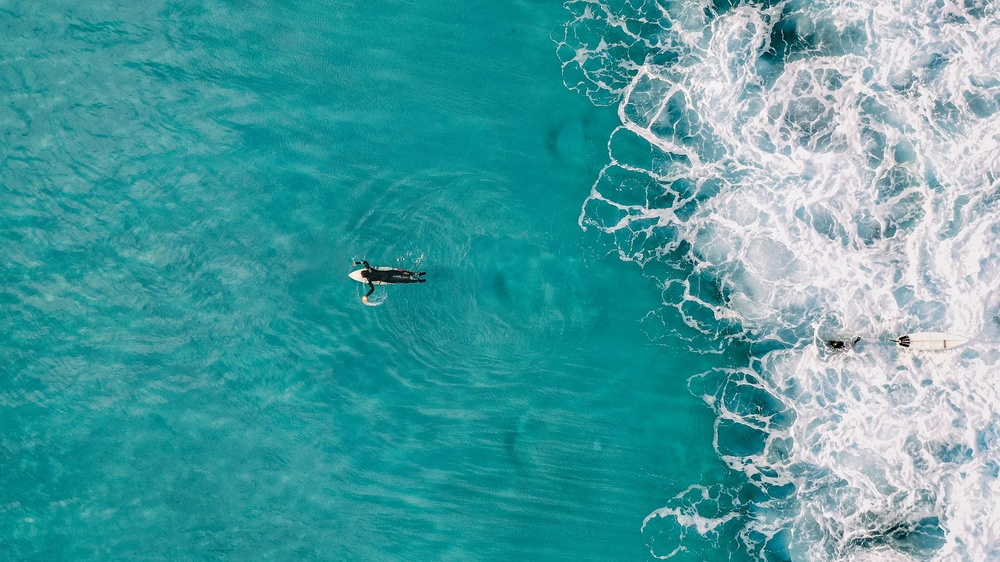
//> input picture Assignments/Assignment1/Requirements/sampleIp/sample1.jpeg, 1000 x 562 px, shrunk from 1920 x 1079 before the run
$ ./2024201066_A1_Q4 Requirements/sampleIp/sample1.jpeg out.png 100 100   (built with g++ and OpenCV 4)
//> lines starting //> are read from the running program, lines starting //| are printed output that depends on the picture
#include <opencv2/opencv.hpp>
#include <iostream>
#include <cmath>
using namespace cv;
using namespace std;

    template<typename T>
    class MyVect {

    private:
        T* data;
        size_t size;
        size_t cap;

        // Resize the array with new array and delete old array
        // [9 lines left out: function resize, not called in this run]

    public:
        // Default constrctor
        // [5 lines left out: function MyVect, not called in this run]

        // Constructor with initialsation of size parameter
        explicit MyVect(size_t init) {
            size = init;
            cap = init;
            data = new T[cap];

            // Initialize elements to default value for type
            for (size_t i = 0; i < size; i++) {
                data[i] = T(); // Default constructor of T type
            }
        }

        // Destructor
        ~MyVect() {
            delete[] data; //  Free/release the allocated memory
        }

        // fetch the current size of My vector
        size_t getSize() const {
            return size;
        }

        // Accessing  element by indexes
        T& operator[](size_t ind) {
            if (ind >= size) {
                throw out_of_range("Index out of bounds, check range of array.");
            }
            return data[ind];
        }

        // Accessing element by index const keyword to restrict to size for My Vector
        const T& operator[](size_t ind) const {
            if (ind >= size) {
                throw out_of_range("Index are out of bounds, check range of array.");
            return data[ind];
            }
        }

        // Add an element to the end of the My vector
        // [9 lines left out: function pushBack, not called in this run]

        // Clear all the stored elements in My Vector
        void clear() {
            size = 0;
        }
    };


    const int VERTICAL = 0;
    const int  HORIZONTAL = 1;
    const int seamDisplayTime = 45;
    const string windowName = "SEAM-CARVING";

    // This function finds the vertical direction seam in image with the lowest energy
    MyVect<int> getVerticalSeam(Mat& energyMat) {
        int rows = energyMat.rows;
        int cols = energyMat.cols;
        Mat pathCost(rows, cols, CV_64F, Scalar(DBL_MAX));
        Mat backtrackSeam(rows, cols, CV_32S, Scalar(-1));
        int dcol[3] = {-1, 0 , 1};

        // Initializes only the first row of the pathCost matrix with the energy values
        for (int j = 0; j < cols; ++j) {
            pathCost.at<double>(0, j) = energyMat.at<uchar>(0, j);
        }
        // Iterating to fill backtrackSeam matrix and the remaining values of pathCost
        for (int i = 1; i < rows; i++) {
            for (int j = 0; j < cols; j++) {

                double minmCost = DBL_MAX;
                for (int k = 0; k < 3; k++) {
                    int dcolm = j + dcol[k];
                    if (dcolm >= 0 && dcolm < cols) {
                        if( pathCost.at<double>(i - 1, dcolm) < minmCost ) {
                            minmCost = pathCost.at<double>(i - 1, dcolm);
                            backtrackSeam.at<int>(i, j) = dcolm;
                        }
                    }
                }
                pathCost.at<double>(i, j) = minmCost + energyMat.at<uchar>(i, j);
            }
        }

        // Tracing back to find the minimum seam path
        MyVect<int> seamTrace(rows);
        int minCol = 0;
        double minVal = DBL_MAX;

        // finding min value in last row
        for (int j = 0; j < cols; ++j) {
            if (pathCost.at<double>(rows - 1, j) < minVal) {
                minVal = pathCost.at<double>(rows - 1, j);
                minCol = j;
            }
        }
        // finding min path from min value of last row
        for (int i = rows - 1; minCol != -1 && i >= 0; --i) {
            seamTrace[i] = minCol;
            minCol = backtrackSeam.at<int>(i, minCol);
        }

        return seamTrace;
    }

    // This function identifies the horizontal direction seam in image with the lowest energy
    MyVect<int> getHorizontalSeam(Mat& energyMat) {
        int rows = energyMat.rows;
        int cols = energyMat.cols;

        Mat pathCost(rows, cols, CV_64F, Scalar(DBL_MAX));
        Mat backtrackSeam(rows, cols, CV_32S, Scalar(-1));
        int drow[3] = {-1, 0 , 1};

        // Initializes only the first row of the pathCost matrix with the energy values
        for (int i = 0; i < rows; ++i) {
            pathCost.at<double>(i, 0) = energyMat.at<uchar>(i, 0);
        }

        // Iterating to fill backtrackSeam matrix and the remaining values of pathCost
        for (int j = 1; j < cols; j++) {
            for (int i = 0; i < rows; i++) {

                double minmCost = DBL_MAX;
                for (int k = 0; k < 3; k++) {
                     int droww = i + drow[k];

                    if (droww >= 0 && droww < rows) {
                        if( pathCost.at<double>(droww, j - 1) < minmCost ) {
                            minmCost = pathCost.at<double>(droww, j - 1);
                            backtrackSeam.at<int>(i, j) = droww;
                        }
                    }
                }
                pathCost.at<double>(i, j) = minmCost + energyMat.at<uchar>(i, j);
            }
        }


        // Tracing back to find the minimum seam path
        MyVect<int> seamTrace(cols);
        int minRow = 0;
        double minVal = DBL_MAX;
        for (int i = 0; i < rows; i++) {
            if (pathCost.at<double>(i, cols - 1) < minVal) {
                minVal = pathCost.at<double>(i, cols - 1);
                minRow = i;
            }
        }

        for (int j = cols - 1; j >= 0; j--) {
            seamTrace[j] = minRow;
            minRow = backtrackSeam.at<int>(minRow, j);
        }

        return seamTrace;
    }

    // This function calculates the energy of an image using the Sobel operator
    Mat getEnergyImgFromSobel( Mat& image) {
        Mat gray, grad_x, grad_y, abs_grad_x, abs_grad_y, energyMat;

        // Converts the image to grayscale image
        cvtColor(image, gray, cv::COLOR_BGR2GRAY);

        // Computes the image gradients in the x and y direction
        Sobel(gray, grad_x, CV_64F, 1, 0, 3);
        Sobel(gray, grad_y, CV_64F, 0, 1, 3);

        // Gets the absolute values of gradients
        convertScaleAbs(grad_x, abs_grad_x);
        convertScaleAbs(grad_y, abs_grad_y);

        // Combines both gradients to create an energy map
        addWeighted(abs_grad_x, 0.5, abs_grad_y, 0.5, 0, energyMat);
        return energyMat;
    }

    // This function eliminates a specified seam from the image and marks it in yellow for visualization
    Mat delTargetSeam(Mat& image, MyVect<int>& seamTrace, int isHorizontal) {
        int rows = image.rows;
        int cols = image.cols;
        Mat resizedImg(rows - isHorizontal, cols - 1 + isHorizontal, image.type());
        Mat intermediateImg = image.clone();

        if(!isHorizontal){
            for (int i = 0; i < rows; i++) {
                int seamCol = seamTrace[i];

                // Highlight the seam in Orange
                intermediateImg.at<Vec3b>(i, seamCol) = Vec3b(0, 125, 245); //Orange  BGR

                // Copy the left and right sections/parts of the row except the low energy part to remove the seam
                if (seamCol > 0) {
                    Mat leftPart(image.row(i).colRange(0, seamCol));
                    Mat tempTarget = resizedImg.row(i).colRange(0, seamCol);
                    leftPart.copyTo(tempTarget);
                }
                if (seamCol < cols - 1) {
                    Mat rightPart(image.row(i).colRange(seamCol + 1, cols));
                    Mat tempTarget = resizedImg.row(i).colRange(seamCol, cols - 1);
                    rightPart.copyTo(tempTarget);
                }
            }
        }
        else {
            for (int j = 0; j < cols; ++j) {
                int seamRow = seamTrace[j];

                // Highlight the seam in yellow
                intermediateImg.at<Vec3b>(seamRow, j) = Vec3b(1, 225, 245); // Yellow BGR code, plain yellow: (0, 255, 255);

                // Copy up and down parts of the column except the low energy part to remove the seam
                if (seamRow > 0) {
                    Mat upPart(image.rowRange(0, seamRow).col(j));
                    Mat tempTarget = resizedImg.rowRange(0, seamRow).col(j);
                    upPart.copyTo(tempTarget);
                }
                if (seamRow < rows - 1) {
                    Mat downPart(image.rowRange(seamRow + 1, rows).col(j));
                    Mat tempTarget = resizedImg.rowRange(seamRow, rows - 1).col(j);
                    downPart.copyTo(tempTarget);
                }
            }
        }

        // Shows the image with highlighted seam.
        imshow(windowName, intermediateImg);
        waitKey(seamDisplayTime);

        return resizedImg;
    }

    // This function manages the complete seam carving process to resize the image
    Mat processSeam(Mat &image, int isHorizonal ) {
        Mat energyMat = getEnergyImgFromSobel(image);
        MyVect<int> seamTrace = isHorizonal? getHorizontalSeam(energyMat) : getVerticalSeam(energyMat);
        return delTargetSeam(image,seamTrace, isHorizonal);
    }


    int main(int argc, char** argv) {

        // Display Usage Syntax for wrong input format
        if (!(argc == 5 || argc ==4)) {
            cerr << "Usage Syntax: " << argv[0] << " <InputImage Path/Name> <OutputImage Path/Name> <NewWidth> <NewHeight>  " << endl
            << "    OR" << endl << "       "<< argv[0] <<  "<InputImage Path/Name> <OutputImage Path/Name> <NewWidth> 0  " <<  endl
            << "    OR" << endl << "       "<< argv[0] <<  "<InputImage Path/Name> <OutputImage Path/Name> 0 <NewHeight> " <<  endl ;
            exit(EXIT_FAILURE);
        }

        string inputImagePath = argv[1];
        string outputImagePath = argv[2];

        int newWidth = stoi(argv[3]);
        int newHeight = argv[4] == NULL? 0 : stoi(argv[4]);

        // Displays valid input values
        if(newWidth || newHeight){
            cout<<"INPUTS: " ;
            if(newWidth)
                cout<<"  New Width= " << newWidth;
            if(newHeight)
                cout<<  "   New Hieght= "  << newHeight ;
            cout<< endl;
        }

        // exits if input dimensions are invalid ( negative or both zero)
        if(!(newHeight>=0 && newWidth>=0) || (newHeight==0 && newWidth==0)) {
            cerr << "Could not resize for given inputs: width or heigth!" << endl;
            exit(EXIT_FAILURE);
        }

        // Loading the image
        Mat image = imread(inputImagePath, IMREAD_COLOR);
//> image is the input picture: 562 rows x 1000 cols, CV_8UC3; mean B, G, R 161.9, 157.7, 73.8
        if (image.empty()) {
            cerr << "Could not open or find the image!" << endl;
            exit(EXIT_FAILURE);
        }
        else if(image.rows <= 0 || image.cols <= 0) {
            cerr << "Check image dimensions it looks W or H is not a positive value or image maybe currupted!" << endl;
            exit(EXIT_FAILURE);
        }

        // Some sanity checks on given input dimensions
        if( newWidth > 0 && newHeight > 0 && ( ((newHeight*newWidth*1.0) /  (image.rows*image.cols))*100 <= 40) ) {
            cout << "Input dimensions of new image is within 40% size of original Image, content may be lost but still resizing!" << endl;
        }
        else if( (newHeight<= 0 && ((((newWidth*1.0) / image.cols)*100)  <= 35.0 )) || (newWidth<= 0 && ((((newHeight*1.0) / image.rows)*100)  <= 35.0 ))) {
            cout << "Input width of new image is within 35% size of original Image, content may be lost but still resizing!" << endl;
        }


        if(newWidth <= 0 )
            newWidth = image.cols + 1;

        if(newHeight <= 0)
            newHeight = image.rows + 1;


        if(newHeight >= image.rows && newWidth >= image.cols)
            cout << "Input dimensions are more than or equal to dimension of original Image, No Operation is done!" << endl;
        else if(newHeight >= image.rows && newWidth < image.cols ) {
            cout << "Input newHeight is more than or equal to Height of original Image, Only Width resize Operation will happen!" << endl;
        }
        else if(newWidth >= image.cols && newHeight < image.rows) {
            cout << "Input newWidth is more than or equal to Width of original Image, Only Height resize Operation will happen!" << endl;
        }

        // Resize the image to the new height and width using seam carving
        while (image.rows > newHeight || image.cols > newWidth) {
            if (image.cols > newWidth) {
                image = processSeam(image, VERTICAL);
            }
            if (image.rows > newHeight) {
                image = processSeam(image, HORIZONTAL);
            }
        }
//> this loop made 900 passes
//> pass 1, in getEnergyImgFromSobel, `cvtColor(image, gray, cv::COLOR_BGR2GRAY);`:
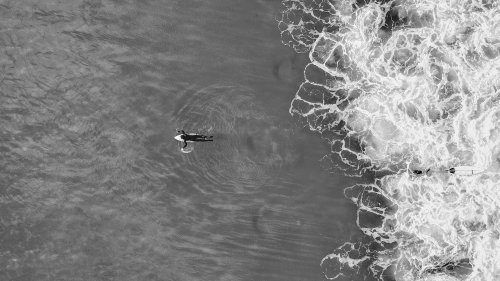
//> gray: 562 rows x 1000 cols, CV_8UC1 (shown at 1/2 size); min 0, max 255, mean 133.1
//> pass 1, in getEnergyImgFromSobel, `Sobel(gray, grad_x, CV_64F, 1, 0, 3);`:
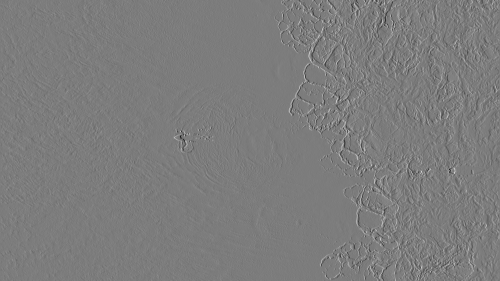
//> grad_x: 562 rows x 1000 cols, CV_64FC1 (shown at 1/2 size); min -768, max 802, mean 0.8; drawn with min black and max white
//> pass 1, in getEnergyImgFromSobel, `Sobel(gray, grad_y, CV_64F, 0, 1, 3);`:
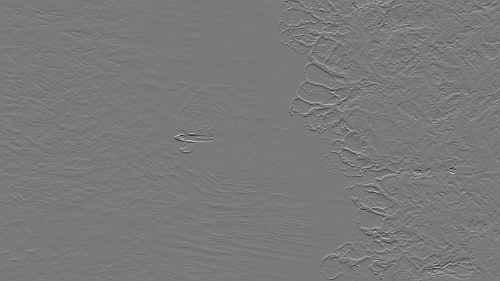
//> grad_y: 562 rows x 1000 cols, CV_64FC1 (shown at 1/2 size); min -864, max 941, mean -0.1; drawn with min black and max white
//> pass 1, in getEnergyImgFromSobel, `convertScaleAbs(grad_x, abs_grad_x);`:
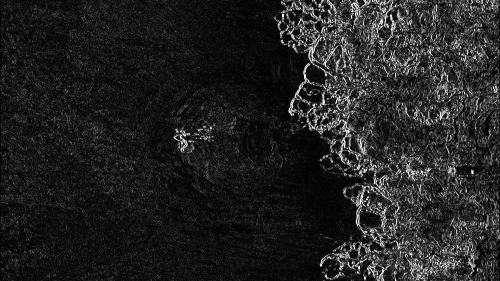
//> abs_grad_x: 562 rows x 1000 cols, CV_8UC1 (shown at 1/2 size); min 0, max 255, mean 34.5
//> after the loop:
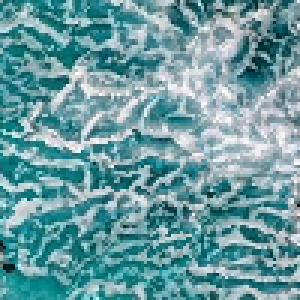
//> image: 100 rows x 100 cols, CV_8UC3 (shown 3 times larger); mean B, G, R 161, 154.9, 105.6


        // writing and displaying final image once it is ready
        imwrite(outputImagePath, image);
        imshow(windowName, image);
        // Waiting to press a key or exit once final image is ready
        waitKey(0);

        return 0;
    }

/**********************************************************************

        For compilation use below command
        g++ 2024201066_A1_Q4.cpp -o seam_carving -I/usr/local/include/opencv4 -L/usr/local/lib -lopencv_core -lopencv_imgcodecs -lopencv_highgui -lopencv_imgproc
        (OR)
        make

        For execution:

************************************************************************/

$ run again, on Assignments/Assignment1/Requirements/sampleIp/sample2.jpeg
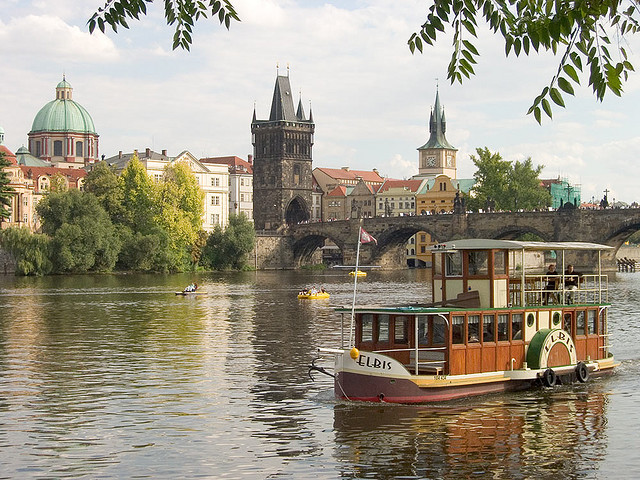
//> input picture Assignments/Assignment1/Requirements/sampleIp/sample2.jpeg, 640 x 480 px
//> image is the input picture: 480 rows x 640 cols, CV_8UC3; mean B, G, R 132.7, 149.6, 156.6
//> the loop `while (image.rows > newHeight || image.cols > newWidth)` made 540 passes
//> pass 1, in getEnergyImgFromSobel, `convertScaleAbs(grad_x, abs_grad_x);`:
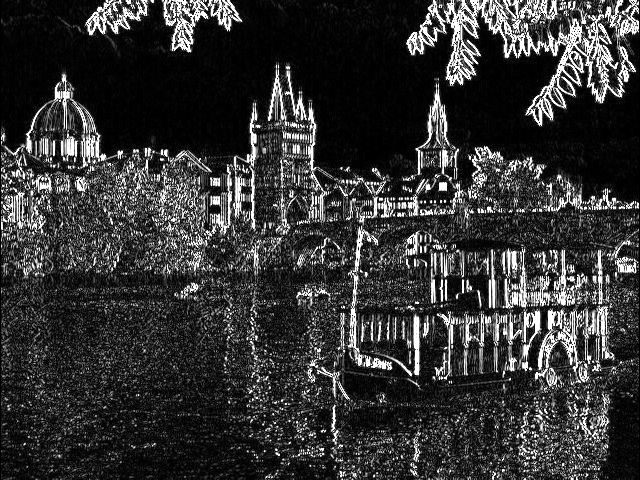
//> abs_grad_x: 480 rows x 640 cols, CV_8UC1; min 0, max 255, mean 52.9
//> after the loop `while (image.rows > newHeight || image.cols > newWidth)`:
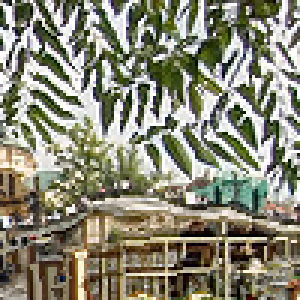
//> image: 100 rows x 100 cols, CV_8UC3 (shown 3 times larger); mean B, G, R 117.5, 136.1, 137.6

$ run again, on Assignments/Assignment1/Requirements/sampleIp/sample3.jpeg
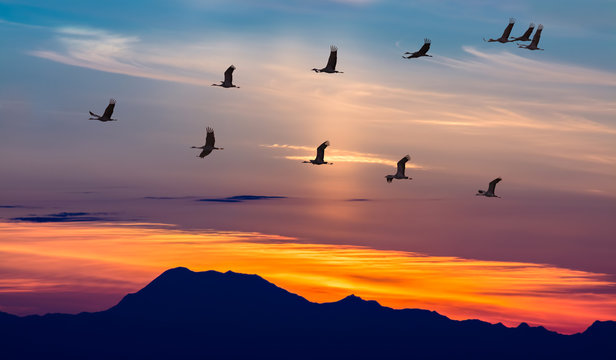
//> input picture Assignments/Assignment1/Requirements/sampleIp/sample3.jpeg, 616 x 360 px
//> image is the input picture: 360 rows x 616 cols, CV_8UC3; mean B, G, R 109.5, 107.5, 133.5
//> the loop `while (image.rows > newHeight || image.cols > newWidth)` made 516 passes
//> pass 1, in getEnergyImgFromSobel, `convertScaleAbs(grad_x, abs_grad_x);`:
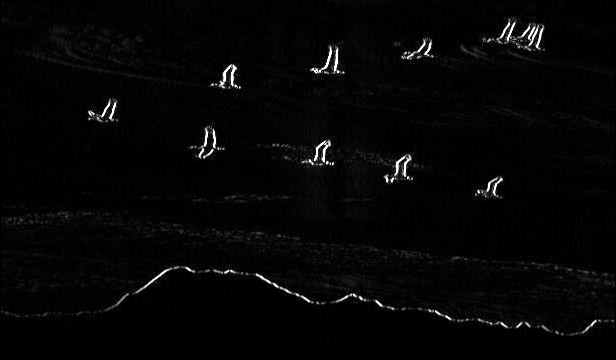
//> abs_grad_x: 360 rows x 616 cols, CV_8UC1; min 0, max 255, mean 5.5
//> after the loop `while (image.rows > newHeight || image.cols > newWidth)`:
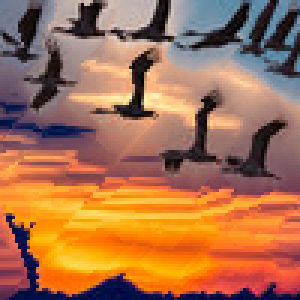
//> image: 100 rows x 100 cols, CV_8UC3 (shown 3 times larger); mean B, G, R 80.4, 113.1, 167.7
